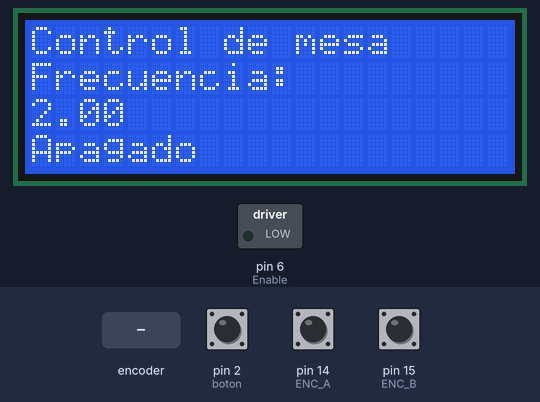
A sketch run on a simulated Arduino Uno, built with avr-gcc and run on an emulated ATmega328P. On the bench: 20×4 character LCD, switched loads named in the sketch (green lamp = pin HIGH). Dashed ring = blinking. Inputs (shaded band) come from the test bench; at power-on: pin 2 (boton) HIGH, pin 14 (ENC_A) HIGH, pin 15 (ENC_B) HIGH. Pins used as bus, display or sensor lines are not drawn.

Above: at 1.2 s.
1.3 s: pin 2 (boton) pulled LOW for 1 s
At 1.48 s:
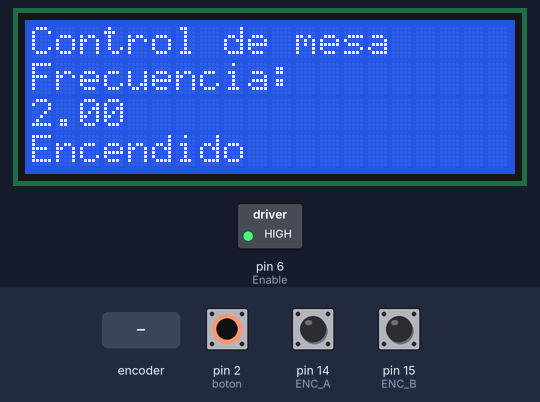
3.8 s: rotary encoder on pin 14 (ENC_A) / pin 15 (ENC_B) turned 3 steps (first pin leading)
At 5.2 s:
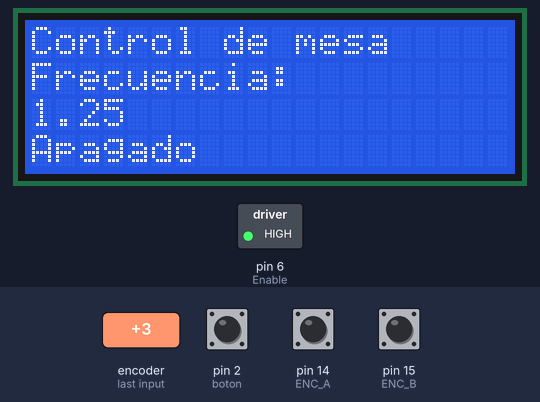
5.9 s: pin 2 (boton) pulled LOW for 0.15 s
At 6.6 s:
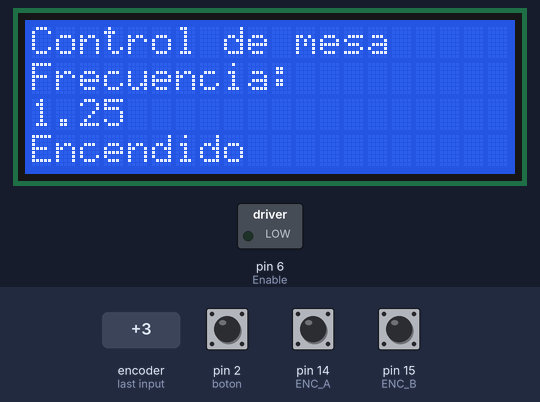
7.5 s: rotary encoder on pin 14 (ENC_A) / pin 15 (ENC_B) turned 1 step (first pin leading)
At 8.1 s:
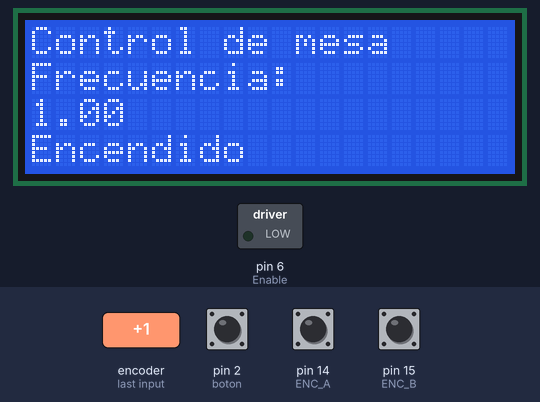
Timing chart, 0 to 10.2 s (numbered marks = the images above; inputs shaded):
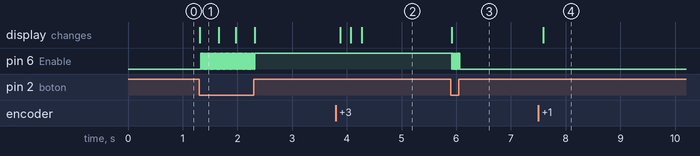

Measured:
- after the input at 1.3 s, pin 6 (Enable): alternates HIGH for 0.01 s and LOW for 0.01 s, 67 changes in all, then stays HIGH, starting at once; the display: changes at once (image 1)
- after the input at 3.8 s, the display: first changes after 0.08 s (image 2 shows a later state)
- after the input at 5.9 s, pin 6 (Enable): alternates HIGH for 0.01 s and LOW for 0.01 s, 11 changes in all, then stays LOW, starting at once; the display: changes at once (image 3)
- after the input at 7.5 s, the display: changes after 0.09 s (image 4)

The sketch:

mesa2.ino
```cpp
#include <LiquidCrystal.h>

#define ENC_A 14
#define ENC_B 15
#define ENC_PORT PINC
#define boton 2

int x;
float actual = 1.0;
float frecuencia=2;
long periodo;
volatile boolean encendido=false;
int8_t tmpdata;
char contador=0;

const int Enable = 6;
const int Step = 5;
const int pasos = 200; //Número de pasos del motor
const float ratio = 4; //Relaciòn entre engrane del eje y engrane del motor

LiquidCrystal lcd(13, 12, 11, 10, 9, 8);

void setup()
{
  get_periodo();
  pinMode(Enable,OUTPUT); // Enable
  pinMode(Step,OUTPUT); // Step
  digitalWrite(Enable,LOW); // Set Enable low
  pinMode(ENC_A, INPUT);
  digitalWrite(ENC_A, HIGH);
  pinMode(ENC_B, INPUT);
  digitalWrite(ENC_B, HIGH);
  pinMode(boton,INPUT);
  digitalWrite(boton,HIGH);
  lcd.begin(20, 4);
  lcd.print("Control de mesa");
  lcd.setCursor(0, 1);
  lcd.print("Frecuencia:");
  lcd.setCursor(0, 2);
  lcd.print(frecuencia);
  lcd.setCursor(0, 3);
  lcd.print("Apagado");
  attachInterrupt(0,onoff,LOW);
}

void loop()
{
  if(!encendido)
  {
    read_encoder();
  }
  else
  {
    for(x = 0; x < pasos; x++) // Loop 200 times
    {
      digitalWrite(Step,HIGH); // Output high
      delayMicroseconds(periodo); // Wait 1/2 a ms
      digitalWrite(Step,LOW); // Output low
      delayMicroseconds(periodo); // Wait 1/2 a ms
      read_encoder();
    }
  }
}

void onoff()
{
  detachInterrupt(0);
  noInterrupts();
  delayMicroseconds(800000); //Debounce
  if(!encendido)
    {
      lcd.setCursor(0, 3);
      lcd.print("Encendido");
    }
    else
    {
      lcd.setCursor(0, 3);
      lcd.print("Apagado  ");
    }
    encendido=!encendido;
    digitalWrite(Enable,!encendido);
    attachInterrupt(0,onoff,LOW);
    interrupts();
}

/*void variar250()
{
  Serial.println("variar250");
  if(nuevo>periodo)
    periodo=periodo+250;
  else if (nuevo<periodo)
    periodo=periodo-250;
  else{}
  Serial.println(periodo);
}

void variar100()
{
  Serial.println("variar100");
  if(nuevo>periodo)
    periodo=periodo+100;
  else if (nuevo<periodo)
    periodo=periodo-100;
  else{}
  Serial.println(periodo);
}

void variar50()
{
  Serial.println("variar50");
  if(nuevo>periodo)
    periodo=periodo+50;
  else if (nuevo<periodo)
    periodo=periodo-50;
  else{}
  Serial.println(periodo);
}*/

void read_encoder()
{
  static int8_t enc_states[] = {0,-1,1,0,1,0,0,-1,-1,0,0,1,0,1,-1,0};
  static uint8_t old_AB = 0;

  old_AB <<= 2;                   //remember previous state
  old_AB |= ( ENC_PORT & 0x03 );  //add current state
  tmpdata=enc_states[( old_AB & 0x0f )];
  if(tmpdata)
  {
    contador+=tmpdata;
    if((contador%4)==0)
    {
      frecuencia+=(contador*0.0625);
      get_periodo();
      contador=0;
      lcd.setCursor(0, 2);
      lcd.print(frecuencia);
      lcd.print("  ");
    }
  }
}

void get_periodo()
{
  periodo = 2500/frecuencia*ratio;
}
```
